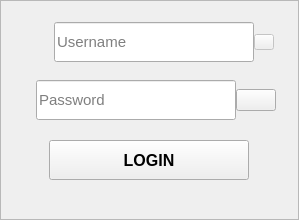
                    <widget class="QWidget" name="page_login">
                     <layout class="QVBoxLayout" name="verticalLayout_10">
                      <property name="leftMargin">
                       <number>0</number>
                      </property>
                      <property name="topMargin">
                       <number>0</number>
                      </property>
                      <property name="rightMargin">
                       <number>0</number>
                      </property>
                      <property name="bottomMargin">
                       <number>0</number>
                      </property>
                      <item>
                       <widget class="QFrame" name="login_frame">
                        <property name="styleSheet">
                         <string notr="true">PpagesFrameStyle</string>
                        </property>
                        <property name="frameShape">
                         <enum>QFrame::StyledPanel</enum>
                        </property>
                        <property name="frameShadow">
                         <enum>QFrame::Raised</enum>
                        </property>
                        <layout class="QVBoxLayout" name="verticalLayout_6">
                         <item>
                          <layout class="QHBoxLayout" name="horizontalLayout_7">
                           <item>
                            <spacer name="horizontalSpacer_9">
                             <property name="orientation">
                              <enum>Qt::Horizontal</enum>
                             </property>
                             <property name="sizeHint" stdset="0">
                              <size>
                               <width>13</width>
                               <height>124</height>
                              </size>
                             </property>
                            </spacer>
                           </item>
                           <item>
                            <layout class="QVBoxLayout" name="verticalLayout_7">
                             <property name="bottomMargin">
                              <number>0</number>
                             </property>
                             <item>
                              <layout class="QHBoxLayout" name="horizontalLayout_4">
                               <item>
                                <widget class="QLabel" name="login_username_icon">
                                 <property name="sizePolicy">
                                  <sizepolicy hsizetype="Fixed" vsizetype="Fixed">
                                   <horstretch>0</horstretch>
                                   <verstretch>0</verstretch>
                                  </sizepolicy>
                                 </property>
                                 <property name="maximumSize">
                                  <size>
                                   <width>25</width>
                                   <height>25</height>
                                  </size>
                                 </property>
                                 <property name="text">
                                  <string/>
                                 </property>
                                 <property name="pixmap">
                                  <pixmap resource="resources/resource.qrc">:/resources/Icons/username.png</pixmap>
                                 </property>
                                 <property name="scaledContents">
                                  <bool>true</bool>
                                 </property>
                                </widget>
                               </item>
                               <item>
                                <layout class="QHBoxLayout" name="horizontalLayout_3">
                                 <property name="spacing">
                                  <number>0</number>
                                 </property>
                                 <item>
                                  <widget class="QLineEdit" name="login_username_lineEdit">
                                   <property name="minimumSize">
                                    <size>
                                     <width>200</width>
                                     <height>40</height>
                                    </size>
                                   </property>
                                   <property name="maximumSize">
                                    <size>
                                     <width>200</width>
                                     <height>16777215</height>
                                    </size>
                                   </property>
                                   <property name="font">
                                    <font>
                                     <pointsize>11</pointsize>
                                    </font>
                                   </property>
                                   <property name="styleSheet">
                                    <string notr="true"/>
                                   </property>
                                   <property name="text">
                                    <string/>
                                   </property>
                                   <property name="placeholderText">
                                    <string>Username</string>
                                   </property>
                                  </widget>
                                 </item>
                                 <item>
                                  <widget class="QPushButton" name="login_temp_btn">
                                   <property name="enabled">
                                    <bool>false</bool>
                                   </property>
                                   <property name="sizePolicy">
                                    <sizepolicy hsizetype="Fixed" vsizetype="Fixed">
                                     <horstretch>0</horstretch>
                                     <verstretch>0</verstretch>
                                    </sizepolicy>
                                   </property>
                                   <property name="minimumSize">
                                    <size>
                                     <width>20</width>
                                     <height>16</height>
                                    </size>
                                   </property>
                                   <property name="maximumSize">
                                    <size>
                                     <width>20</width>
                                     <height>16</height>
                                    </size>
                                   </property>
                                   <property name="styleSheet">
                                    <string notr="true">PtempPushButtonStyle</string>
                                   </property>
                                   <property name="text">
                                    <string/>
                                   </property>
                                  </widget>
                                 </item>
                                </layout>
                               </item>
                              </layout>
                             </item>
                             <item>
                              <layout class="QHBoxLayout" name="horizontalLayout_5">
                               <item>
                                <widget class="QLabel" name="login_password_icon">
                                 <property name="sizePolicy">
                                  <sizepolicy hsizetype="Fixed" vsizetype="Fixed">
                                   <horstretch>0</horstretch>
                                   <verstretch>0</verstretch>
                                  </sizepolicy>
                                 </property>
                                 <property name="maximumSize">
                                  <size>
                                   <width>25</width>
                                   <height>25</height>
                                  </size>
                                 </property>
                                 <property name="text">
                                  <string/>
                                 </property>
                                 <property name="pixmap">
                                  <pixmap resource="resources/resource.qrc">:/resources/Icons/password.png</pixmap>
                                 </property>
                                 <property name="scaledContents">
                                  <bool>true</bool>
                                 </property>
                                </widget>
                               </item>
                               <item>
                                <layout class="QHBoxLayout" name="horizontalLayout_2">
                                 <property name="spacing">
                                  <number>0</number>
                                 </property>
                                 <item>
                                  <widget class="QLineEdit" name="login_password_lineEdit">
                                   <property name="minimumSize">
                                    <size>
                                     <width>200</width>
                                     <height>40</height>
                                    </size>
                                   </property>
                                   <property name="maximumSize">
                                    <size>
                                     <width>200</width>
                                     <height>40</height>
                                    </size>
                                   </property>
                                   <property name="font">
                                    <font>
                                     <pointsize>11</pointsize>
                                    </font>
                                   </property>
                                   <property name="text">
                                    <string/>
                                   </property>
                                   <property name="echoMode">
                                    <enum>QLineEdit::Password</enum>
                                   </property>
                                   <property name="placeholderText">
                                    <string>Password</string>
                                   </property>
                                  </widget>
                                 </item>
                                 <item>
                                  <widget class="QPushButton" name="login_eye_btn">
                                   <property name="sizePolicy">
                                    <sizepolicy hsizetype="Fixed" vsizetype="Fixed">
                                     <horstretch>0</horstretch>
                                     <verstretch>0</verstretch>
                                    </sizepolicy>
                                   </property>
                                   <property name="cursor">
                                    <cursorShape>PointingHandCursor</cursorShape>
                                   </property>
                                   <property name="styleSheet">
                                    <string notr="true">PeyePushButtonStyle</string>
                                   </property>
                                   <property name="text">
                                    <string/>
                                   </property>
                                   <property name="icon">
                                    <iconset resource="resources/resource.qrc">
                                     <normaloff>:/resources/Icons/eye.png</normaloff>:/resources/Icons/eye.png</iconset>
                                   </property>
                                  </widget>
                                 </item>
                                </layout>
                               </item>
                              </layout>
                             </item>
                            </layout>
                           </item>
                           <item>
                            <spacer name="horizontalSpacer_10">
                             <property name="orientation">
                              <enum>Qt::Horizontal</enum>
                             </property>
                             <property name="sizeHint" stdset="0">
                              <size>
                               <width>13</width>
                               <height>124</height>
                              </size>
                             </property>
                            </spacer>
                           </item>
                          </layout>
                         </item>
                         <item>
                          <layout class="QVBoxLayout" name="verticalLayout_36">
                           <property name="spacing">
                            <number>16</number>
                           </property>
                           <item alignment="Qt::AlignHCenter">
                            <widget class="QPushButton" name="login_btn">
                             <property name="minimumSize">
                              <size>
                               <width>200</width>
                               <height>40</height>
                              </size>
                             </property>
                             <property name="maximumSize">
                              <size>
                               <width>200</width>
                               <height>40</height>
                              </size>
                             </property>
                             <property name="font">
                              <font>
                               <pointsize>12</pointsize>
                               <weight>75</weight>
                               <bold>true</bold>
                              </font>
                             </property>
                             <property name="cursor">
                              <cursorShape>PointingHandCursor</cursorShape>
                             </property>
                             <property name="styleSheet">
                              <string notr="true">PpagesMainPushButtonStyle</string>
                             </property>
                             <property name="text">
                              <string>LOGIN</string>
                             </property>
                            </widget>
                           </item>
                           <item>
                            <widget class="QLabel" name="login_message_label">
                             <property name="sizePolicy">
                              <sizepolicy hsizetype="Preferred" vsizetype="Fixed">
                               <horstretch>0</horstretch>
                               <verstretch>0</verstretch>
                              </sizepolicy>
                             </property>
                             <property name="styleSheet">
                              <string notr="true">PmessageLabelStyle</string>
                             </property>
                             <property name="text">
                              <string/>
                             </property>
                             <property name="alignment">
                              <set>Qt::AlignCenter</set>
                             </property>
                            </widget>
                           </item>
                          </layout>
                         </item>
                        </layout>
                       </widget>
                      </item>
                     </layout>
                    </widget>
